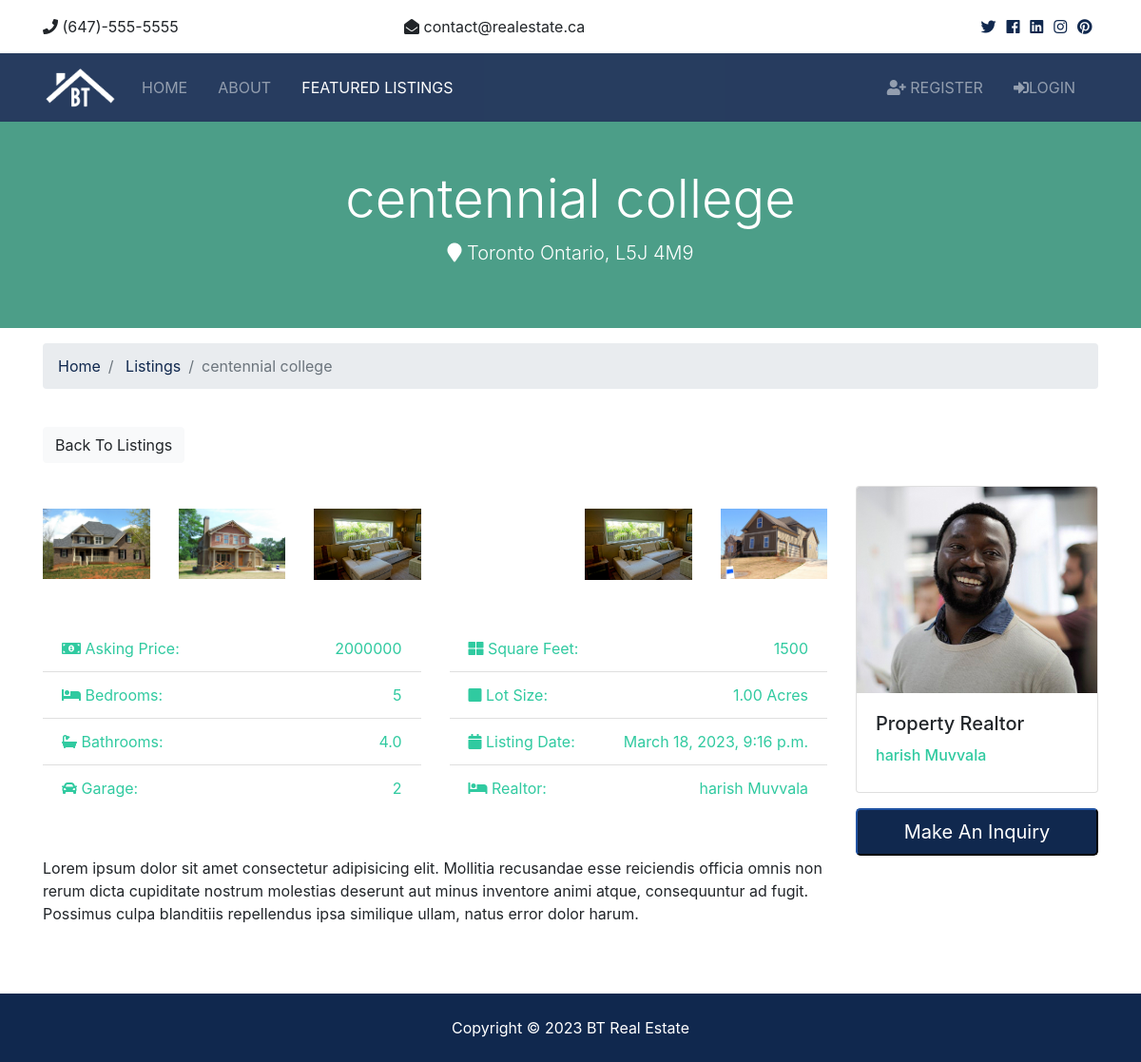
The app's page /listings/search/9/ with its own data.
### listings/models.py (models this page shows, shortened)
class Listings(models.Model):
    realtor = models.ForeignKey(Realtor, on_delete=models.DO_NOTHING)
    title = models.CharField(max_length=200)
    city = models.CharField(max_length=100)
    state = models.CharField(max_length=50)
    zipcode = models.CharField(max_length=10)
    description = models.TextField()
    bedrooms = models.IntegerField()
    bathrooms = models.DecimalField(max_digits=2, decimal_places=1)
    garage = models.IntegerField(default=0)
    sqft = models.IntegerField()
    lot_size = models.DecimalField(max_digits=5, decimal_places=2)
    price = models.IntegerField(default=False)
    is_published = models.BooleanField(default=True)
    list_date = models.DateTimeField(default=datetime.now)
    photo_main = models.ImageField(upload_to='photos/%y/%m/%d')
    photo_1 = models.ImageField(upload_to='photos/%y/%m/%d', blank=True)
    photo_2 = models.ImageField(upload_to='photos/%y/%m/%d', blank=True)
    photo_3 = models.ImageField(upload_to='photos/%y/%m/%d', blank=True)
    photo_4 = models.ImageField(upload_to='photos/%y/%m/%d', blank=True)
    photo_5 = models.ImageField(upload_to='photos/%y/%m/%d', blank=True)
    photo_6 = models.ImageField(upload_to='photos/%y/%m/%d', blank=True)

### realtors/models.py (models this page shows)
class Realtor(models.Model):
    name=models.CharField(max_length=200)
    photo=models.ImageField(upload_to='photos/%y/%m/%d')
    discription=models.TextField()
    email=models.EmailField()
    phone=models.CharField(max_length=15)
    is_mvp=models.BooleanField(default=False)
    hire_date=models.DateTimeField(default=datetime.now)
    def __str__(self):
        return self.name

### listings/views.py (the view)
# urls.py: path('<int:pk>/', ListingsDetailView.as_view(), name='listing'),
class ListingsDetailView(DetailView):
    model = Listings
    template_name = 'listings/listing.html'

### templates/listings/listing.html (shortened to what this page needs)
{%extends 'pages/base.html'%}
{%load static%}
{% block content%}
  <section id="showcase-inner" class="py-5 text-white">
    <div class="container">
      <div class="row text-center">
        <div class="col-md-12">
          <h1 class="display-4">{{object.title}}</h1>
          <p class="lead">
            <i class="fas fa-map-marker"></i> {{object.city}} {{object.state}}, {{object.zipcode}}</p>
        </div>
      </div>
    </div>
  </section>
  <section id="bc" class="mt-3">
    <div class="container">
      <nav>
        <ol class="breadcrumb">
          <li class="breadcrumb-item">
            <a href="index.html">Home</a>
          </li>
          <li class="breadcrumb-item">
            <a href="{%url 'listings'%}">Listings</a>
          </li>
          <li class="breadcrumb-item active">{{object.title}}</li>
        </ol>
      </nav>
    </div>
  </section>
  <section id="listing" class="py-4">
    <div class="container">
      <a href="listings.html" class="btn btn-light mb-4">Back To Listings</a>
      <div class="row">
        <div class="col-md-9">
          <div class="row mb-5 thumbs">
            <div class="col-md-2">
              <a href="{{ object.photo_1.url }}" data-lightbox="home-images">
                <img src="{{ object.photo_1.url }}" alt="" class="img-fluid">
              </a>
            </div>
            <div class="col-md-2">
              <a href="{{ object.photo_2.url }}" data-lightbox="home-images">
                <img src="{{ object.photo_2.url }}" alt="" class="img-fluid">
              </a>
            </div>
            <div class="col-md-2">
              <a href="{{ object.photo_3.url }}" data-lightbox="home-images">
                <img src="{{ object.photo_3.url }}"alt="" class="img-fluid">
              </a>
            </div>
            <div class="col-md-2">
            </div>
            <div class="col-md-2">
              <a href="{{ object.photo_5.url }}" data-lightbox="home-images">
                <img src="{{ object.photo_5.url }}"alt="" class="img-fluid">
              </a>
            </div>
            <div class="col-md-2">
              <a href="{{ object.photo_6.url }}" data-lightbox="home-images">
                <img src="{{ object.photo_6.url }}" alt="" class="img-fluid">
              </a>
            </div>
          </div>
          <div class="row mb-5 fields">
            <div class="col-md-6">
              <ul class="list-group list-group-flush">
                <li class="list-group-item text-secondary">
                  <i class="fas fa-money-bill-alt"></i> Asking Price:
                  <span class="float-right">{{object.price}}</span>
                </li>
                <li class="list-group-item text-secondary">
                  <i class="fas fa-bed"></i> Bedrooms:
                  <span class="float-right">{{object.bedrooms}}</span>
                </li>
                <li class="list-group-item text-secondary">
                  <i class="fas fa-bath"></i> Bathrooms:
                  <span class="float-right">{{object.bathrooms}}</span>
                </li>
                <li class="list-group-item text-secondary">
                  <i class="fas fa-car"></i> Garage:
                  <span class="float-right">{{object.garage}}
                  </span>
                </li>
              </ul>
            </div>
            <div class="col-md-6">
              <ul class="list-group list-group-flush">
                <li class="list-group-item text-secondary">
                  <i class="fas fa-th-large"></i> Square Feet:
                  <span class="float-right">{{object.sqft}}</span>
                </li>
                <li class="list-group-item text-secondary">
                  <i class="fas fa-square"></i> Lot Size:
                  <span class="float-right">{{object.lot_size}} Acres
                  </span>
                </li>
                <li class="list-group-item text-secondary">
                  <i class="fas fa-calendar"></i> Listing Date:
                  <span class="float-right">{{object.list_date}}</span>
                </li>
                <li class="list-group-item text-secondary">
                  <i class="fas fa-bed"></i> Realtor:
                  <span class="float-right">{{object.realtor}}
                  </span>
                </li>
              </ul>
            </div>
          </div>
          <div class="row mb-5">
            <div class="col-md-12">
              Lorem ipsum dolor sit amet consectetur adipisicing elit. Mollitia recusandae esse reiciendis officia omnis non rerum dicta
              cupiditate nostrum molestias deserunt aut minus inventore animi atque, consequuntur ad fugit. Possimus culpa
              blanditiis repellendus ipsa similique ullam, natus error dolor harum.
            </div>
          </div>
        </div>
        <div class="col-md-3">
          <div class="card mb-3">
            <img class="card-img-top" src="{{object.realtor.photo.url}}" alt="Seller of the month">
            <div class="card-body">
              <h5 class="card-title">Property Realtor</h5>
              <h6 class="text-secondary">{{object.realtor}}</h6>
            </div>
          </div>
          <button class="btn-primary btn-block btn-lg" data-toggle="modal" data-target="#inquiryModal">Make An Inquiry</button>
        </div>
      </div>
    </div>
  </section>
{% endblock%}

### st/static/css/all.css (style rules this page uses)
.fa, .fas, .far, .fal, .fab { -moz-osx-font-smoothing: grayscale; -webkit-font-smoothing: antialiased; display: inline-block; font-style: normal; font-variant: normal; text-rendering: auto; line-height: 1; }
.fa-bath:before { content: "\f2cd"; }
.fa-bed:before { content: "\f236"; }
.fa-calendar:before { content: "\f133"; }
.fa-car:before { content: "\f1b9"; }
.fa-map-marker:before { content: "\f041"; }
.fa-money-bill-alt:before { content: "\f3d1"; }
.fa-square:before { content: "\f0c8"; }
.fa-th-large:before { content: "\f009"; }
.fa, .fas { font-family: 'Font Awesome 5 Free'; font-weight: 900; }

### st/static/css/style.css (style rules this page uses)
img { width: 100%; }
#showcase-inner { background: url(../img/building.jpg) no-repeat top center fixed/cover; position: relative; overflow: hidden; min-height: 200px; }
#showcase-inner::before { content: ''; position: absolute; top: 0; left: 0; min-height: 100%; width: 100%; background: rgba(32, 134, 107, 0.8); }

### records on screen
Listings: title "centennial college", city "Toronto", state "Ontario", zipcode "L5J 4M9", photo_1 (picture), photo_2 (picture), photo_3 (picture), photo_5 (picture), photo_6 (picture), price "2000000", bedrooms "5", bathrooms "4.0", garage "2", sqft "1500", lot_size "1.00", list_date "March 18, 2023, 9:16 p.m.", realtor "harish Muvvala", realtor.photo (picture)
